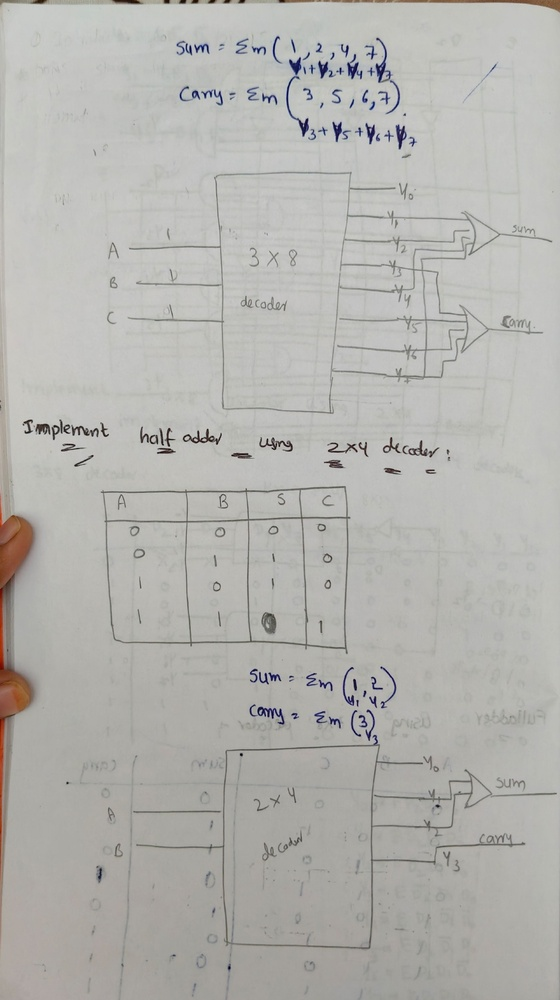
#> input picture datasets/real/3rd unit 2nd half 2-mid  (3)_page-0022.jpg, 560 x 1000 px, shrunk from 924 x 1650 before the run; its folder holds only this picture in this run
$ python -i image_forensics.py   (imports and definitions only)   (older library calls are emulated)
#> lines starting #> are read from the running program, lines starting #| are printed output that depends on the picture; after the words box and inside, x2 and y2 are one past the last pixel; in counts of white or black regions, pixels touching at a corner belong together
### pipeline/stroke_analysis.py
"""
STROKE ANALYSIS - COMPLETELY REWRITTEN
The old version was returning 1.0 for everything
This version uses different approach: texture analysis instead of edge detection
"""

import cv2
import numpy as np
from scipy.stats import entropy
from scipy.ndimage import generic_filter

def extract_ink_regions(gray_img, threshold=127):
    """
    Extract only the ink (dark) regions
    """
    # Invert: ink becomes white, paper becomes black
    inverted = 255 - gray_img

    # Threshold to get binary mask
    _, binary = cv2.threshold(inverted, threshold, 255, cv2.THRESH_BINARY)

    return binary

def analyze_ink_texture(gray_img):
    """
    Analyze texture of ink strokes
    Real ink: grainy, variable intensity
    AI ink: smooth, uniform
    """
    # Get ink regions
    ink_mask = extract_ink_regions(gray_img)

    # Get intensity values in ink regions
    ink_pixels = gray_img[ink_mask > 0]

    if len(ink_pixels) < 100:
        return 0.5  # Not enough ink

    # 1. Intensity variance (real ink varies more)
    intensity_var = np.var(ink_pixels)

    # 2. Local variance (texture roughness)
    def local_variance(values):
        return np.var(values)

    # Calculate local variance in 5x5 windows
    local_var_map = generic_filter(gray_img.astype(float), local_variance, size=5)
    local_var_in_ink = local_var_map[ink_mask > 0]

    if len(local_var_in_ink) > 0:
        texture_roughness = np.mean(local_var_in_ink)
    else:
        texture_roughness = 0.0

    # 3. Edge sharpness (AI edges are too perfect)
    edges = cv2.Canny(gray_img, 100, 200)
    edge_in_ink = edges[ink_mask > 0]
    edge_density = np.sum(edge_in_ink) / (len(ink_pixels) + 1)

    # Real handwriting: intensity_var ~400-800, texture_roughness ~50-150, edge_density ~0.1-0.3
    # AI: intensity_var ~200-400, texture_roughness ~20-50, edge_density ~0.05-0.15

    # Scoring
    if intensity_var > 500:
        var_score = 0.0  # Real
    elif intensity_var < 300:
        var_score = 1.0  # AI
    else:
        var_score = (500 - intensity_var) / 200

    if texture_roughness > 100:
        texture_score = 0.0  # Real
    elif texture_roughness < 40:
        texture_score = 1.0  # AI
    else:
        texture_score = (100 - texture_roughness) / 60

    if edge_density > 0.25:
        edge_score = 0.0  # Real - lots of variation
    elif edge_density < 0.1:
        edge_score = 1.0  # AI - too smooth
    else:
        edge_score = (0.25 - edge_density) / 0.15

    # Combine
    score = 0.4 * var_score + 0.35 * texture_score + 0.25 * edge_score

    return max(0.0, min(1.0, score))

def analyze_stroke_pressure(gray_img):
    """
    Analyze pressure variation (width changes)
    Real: varies with pressure
    AI: constant width
    """
    # Get ink regions
    ink_mask = extract_ink_regions(gray_img)

    # Distance transform shows "thickness" at each point
    dist_transform = cv2.distanceTransform(ink_mask, cv2.DIST_L2, 5)

    # Get thickness values where there's ink
    thickness_values = dist_transform[ink_mask > 0]

    if len(thickness_values) < 50:
        return 0.5

    # Calculate statistics
    thickness_std = np.std(thickness_values)
    thickness_range = np.ptp(thickness_values)  # max - min
    thickness_cv = thickness_std / (np.mean(thickness_values) + 1e-6)

    # Real: std ~2-5, range ~8-20, CV ~0.3-0.7
    # AI: std ~0.5-2, range ~2-8, CV ~0.1-0.3

    if thickness_std > 3:
        std_score = 0.0
    elif thickness_std < 1.5:
        std_score = 1.0
    else:
        std_score = (3 - thickness_std) / 1.5

    if thickness_range > 12:
        range_score = 0.0
    elif thickness_range < 5:
        range_score = 1.0
    else:
        range_score = (12 - thickness_range) / 7

    if thickness_cv > 0.4:
        cv_score = 0.0
    elif thickness_cv < 0.2:
        cv_score = 1.0
    else:
        cv_score = (0.4 - thickness_cv) / 0.2

    score = 0.4 * std_score + 0.3 * range_score + 0.3 * cv_score

    return max(0.0, min(1.0, score))

def analyze_stroke_direction(gray_img):
    """
    Analyze stroke direction changes
    Real: natural curves, direction changes
    AI: too smooth, mechanical
    """
    # Calculate gradients
    sobelx = cv2.Sobel(gray_img, cv2.CV_64F, 1, 0, ksize=3)
    sobely = cv2.Sobel(gray_img, cv2.CV_64F, 0, 1, ksize=3)

    # Get angles
    angles = np.arctan2(sobely, sobelx)

    # Get ink regions
    ink_mask = extract_ink_regions(gray_img)
    angles_in_ink = angles[ink_mask > 0]

    if len(angles_in_ink) < 100:
        return 0.5

    # Calculate directional variance
    # Real handwriting has more angular variation
    angle_std = np.std(angles_in_ink)

    # Histogram of angles
    hist, _ = np.histogram(angles_in_ink, bins=36, range=(-np.pi, np.pi))
    angle_entropy = entropy(hist + 1)

    # Real: angle_std ~0.8-1.5, entropy ~2.5-3.5
    # AI: angle_std ~0.4-0.8, entropy ~1.5-2.5

    if angle_std > 1.0:
        std_score = 0.0
    elif angle_std < 0.6:
        std_score = 1.0
    else:
        std_score = (1.0 - angle_std) / 0.4

    if angle_entropy > 3.0:
        ent_score = 0.0
    elif angle_entropy < 2.0:
        ent_score = 1.0
    else:
        ent_score = (3.0 - angle_entropy) / 1.0

    score = 0.6 * std_score + 0.4 * ent_score

    return max(0.0, min(1.0, score))

def analyze_stroke_naturalness(gray_img):
    """
    MAIN FUNCTION: Combines all stroke analyses
    Returns score [0,1] where higher = more AI-like
    """
    # Run all analyses
    texture_score = analyze_ink_texture(gray_img)
    pressure_score = analyze_stroke_pressure(gray_img)
    direction_score = analyze_stroke_direction(gray_img)

    # Weighted combination
    final_score = (
        0.40 * texture_score +
        0.35 * pressure_score +
        0.25 * direction_score
    )

    return max(0.0, min(1.0, final_score))

### pipeline/image_forensics.py
"""
Image Forensics Module
Pixel-level forensic analysis: noise, strokes, paper texture.

This module operates on the whole image and returns aggregate scores.
For per-region analysis, use the patch pipeline (anomaly_detector.py).
"""

import cv2
import numpy as np
from scipy.stats import entropy

from pipeline.stroke_analysis import analyze_stroke_naturalness


# ==================== NOISE ANALYSIS ====================

def extract_noise_residual(gray_img):
    """Extract noise by subtracting smoothed version."""
    blurred = cv2.GaussianBlur(gray_img, (5, 5), 0)
    noise = gray_img.astype(np.float32) - blurred.astype(np.float32)
    return noise


def noise_variance_map(noise, block_size=32):
    """Measure noise variance across spatial blocks."""
    h, w = noise.shape
    variances = []

    for y in range(0, h - block_size, block_size):
        for x in range(0, w - block_size, block_size):
            block = noise[y:y + block_size, x:x + block_size]
            variances.append(np.var(block))

    return np.array(variances)


def fft_energy_ratio(noise):
    """Analyze frequency spectrum of noise."""
    fft = np.fft.fft2(noise)
    fft_shift = np.fft.fftshift(fft)
    magnitude = np.abs(fft_shift)

    h, w = magnitude.shape
    center = magnitude[h // 4:3 * h // 4, w // 4:3 * w // 4]
    high_freq = magnitude.sum() - center.sum()
    low_freq = center.sum()

    return high_freq / (low_freq + 1e-6)


def noise_authenticity_score(gray_img):
    """
    Whole-image noise analysis.
    Returns [0,1] where higher = more synthetic-like.
    """
    noise = extract_noise_residual(gray_img)
    variances = noise_variance_map(noise)

    if len(variances) == 0:
        return 0.5

    variance_std = np.std(variances)
    variance_mean = np.mean(variances)
    freq_ratio = fft_energy_ratio(noise)
    variance_cv = variance_std / (variance_mean + 1e-6)

    # Variance scoring
    if variance_std > 25:
        var_score = 0.0
    elif variance_std < 8:
        var_score = 1.0
    else:
        var_score = (25 - variance_std) / 17.0

    # Frequency scoring
    if freq_ratio > 1.2:
        freq_score = 0.0
    elif freq_ratio < 0.6:
        freq_score = 1.0
    else:
        freq_score = (1.2 - freq_ratio) / 0.6

    # CV scoring
    if variance_cv > 0.8:
        cv_score = 0.0
    elif variance_cv < 0.3:
        cv_score = 1.0
    else:
        cv_score = (0.8 - variance_cv) / 0.5

    return float(np.clip(0.45 * var_score + 0.35 * freq_score + 0.20 * cv_score, 0.0, 1.0))


# ==================== PAPER TEXTURE ====================

def extract_background_regions(gray_img, threshold=180):
    """Sample ink-free (paper background) regions."""
    background_mask = gray_img > threshold
    return gray_img[background_mask]


def texture_entropy(pixels):
    """Measure randomness in paper texture."""
    if len(pixels) < 100:
        return 0.0
    hist, _ = np.histogram(pixels, bins=30, density=True)
    return entropy(hist + 1e-6)


def analyze_paper_grain(gray_img):
    """
    Analyze paper grain patterns.
    Real paper: visible fiber structure.
    AI paper: too clean or artificial.
    Returns [0,1] where higher = more synthetic.
    """
    bg_pixels = extract_background_regions(gray_img, threshold=180)

    if len(bg_pixels) < 500:
        return 0.5

    tex_entropy = texture_entropy(bg_pixels)
    tex_variance = np.var(bg_pixels)

    if len(bg_pixels) > 1000:
        sample = bg_pixels[:1000]
        local_vars = [np.var(sample[i:i + 10]) for i in range(0, len(sample) - 10, 10)]
        texture_roughness = np.std(local_vars)
    else:
        texture_roughness = 0.0

    median_val = np.median(bg_pixels)
    uniformity_ratio = np.sum(np.abs(bg_pixels - median_val) < 5) / len(bg_pixels)

    # Entropy scoring
    if 2.0 < tex_entropy < 3.5:
        entropy_score = 0.0
    else:
        entropy_score = min(1.0, abs(tex_entropy - 2.75) / 1.5)

    # Variance scoring
    if 60 < tex_variance < 180:
        var_score = 0.0
    elif tex_variance < 30:
        var_score = 1.0
    elif tex_variance > 250:
        var_score = 0.8
    else:
        var_score = 0.4

    # Roughness scoring
    if texture_roughness > 12:
        rough_score = 0.0
    elif texture_roughness < 5:
        rough_score = 1.0
    else:
        rough_score = (12 - texture_roughness) / 7.0

    # Uniformity scoring
    if 0.25 < uniformity_ratio < 0.45:
        uniform_score = 0.0
    elif uniformity_ratio < 0.15 or uniformity_ratio > 0.6:
        uniform_score = 1.0
    else:
        uniform_score = 0.5

    score = 0.35 * entropy_score + 0.30 * var_score + 0.20 * rough_score + 0.15 * uniform_score
    return float(np.clip(score, 0.0, 1.0))


# ==================== FUSION ====================

def analyze_image_forensics(gray_img):
    """
    Run all image forensics modules on the full image.
    Returns dict of scores — used as global context.
    For region-specific detection, use the patch pipeline.
    """
    noise_score  = noise_authenticity_score(gray_img)
    stroke_score = analyze_stroke_naturalness(gray_img)
    paper_score  = analyze_paper_grain(gray_img)

    # Paper is the most reliable signal, stroke second
    image_forensics_score = (
        0.20 * noise_score +
        0.35 * stroke_score +
        0.45 * paper_score
    )

    return {
        'noise': noise_score,
        'stroke': stroke_score,
        'paper': paper_score,
        'image_forensics': float(np.clip(image_forensics_score, 0.0, 1.0))
    }

>>> import cv2
>>> picture = cv2.imread('../datasets/real/3rd unit 2nd half 2-mid  (3)_page-0022.jpg', cv2.IMREAD_GRAYSCALE)
#> picture: shape (1000, 560); min 1, max 217, mean 179
>>> result = analyze_image_forensics(picture)
#> after the loop in noise_variance_map, `for y in range(0, h - block_size, block_size):`:
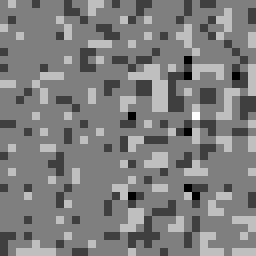
#> block: shape (32, 32) float32 (shown 8 times larger); min -2, max 2, mean -0.0137; drawn with min black and max white
#> after the loop in noise_variance_map, `for y in range(0, h - block_size, block_size):`: variances = 527 values, max 642.6 at index 385, min 0.165 at index 443, mean 51.56
#> in noise_authenticity_score, `variance_std = np.std(variances)`: variance_std = 91.2
#> in noise_authenticity_score, `variance_mean = np.mean(variances)`: variance_mean = 51.56
#> in fft_energy_ratio, `center = magnitude[h // 4:3 * h // 4, w // 4:3 * w // 4]`:
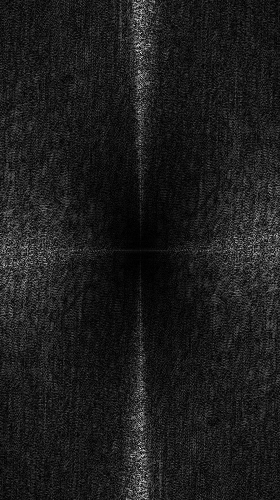
#> center: shape (500, 280) float64; min 14.67, max 49809, mean 5670.2; drawn with min black and max white
#> in fft_energy_ratio, `high_freq = magnitude.sum() - center.sum()`: high_freq = 1.36e+09
#> in fft_energy_ratio, `low_freq = center.sum()`: low_freq = 793832522.2
#> in noise_authenticity_score, `freq_ratio = fft_energy_ratio(noise)`: freq_ratio = 1.71
#> in noise_authenticity_score, `variance_cv = variance_std / (variance_mean + 1e-6)`: variance_cv = 1.77
#> in analyze_image_forensics, `noise_score  = noise_authenticity_score(gray_img)`: noise_score = 0
#> in extract_ink_regions, `inverted = 255 - gray_img`:
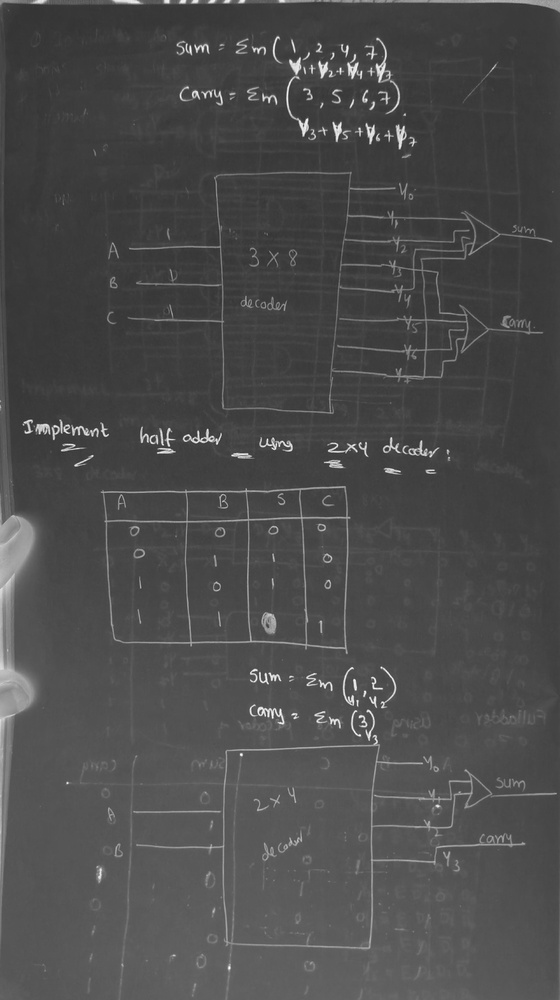
#> inverted: shape (1000, 560); min 38, max 254, mean 76
#> in extract_ink_regions, `_, binary = cv2.threshold(inverted, threshold, 255, cv2.THRESH_BINARY)`:
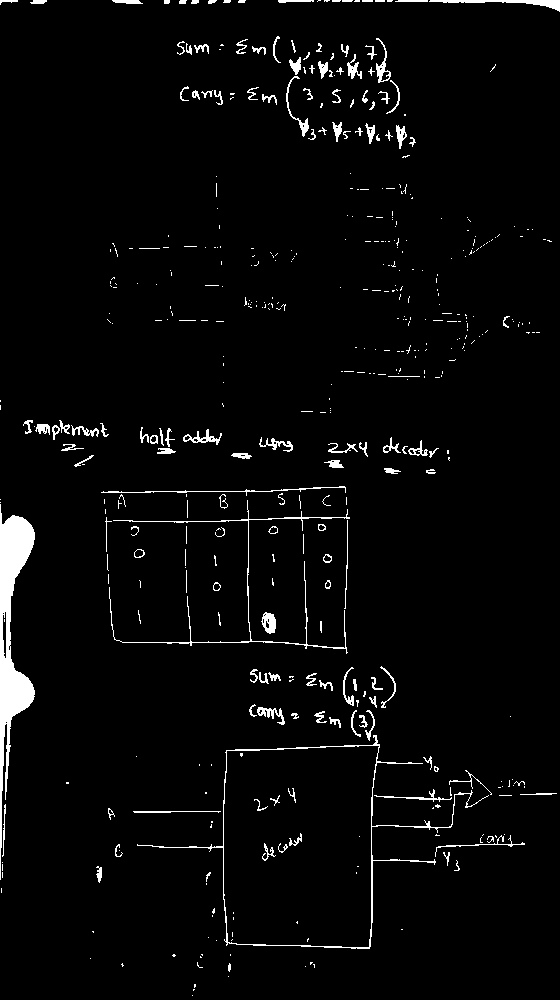
#> binary: shape (1000, 560); 3.2% white; 480 white regions (340 under 20 px), largest, box (x1, y1, x2, y2) and area: (0, 504, 35, 880) 4729, (137, 735, 489, 949) 1521, (109, 500, 350, 654) 1063
#> in analyze_ink_texture, `ink_pixels = gray_img[ink_mask > 0]`: ink_pixels = 17654 values, max 127 at index 58, min 1 at index 11370, mean 92.59
#> in analyze_ink_texture, `intensity_var = np.var(ink_pixels)`: intensity_var = 803.5
#> in analyze_ink_texture, `local_var_in_ink = local_var_map[ink_mask > 0]`: local_var_in_ink = 17654 values, max 5694.5 at index 3406, min 0.186 at index 13040, mean 1347.7
#> in analyze_ink_texture, `texture_roughness = np.mean(local_var_in_ink)`: texture_roughness = 1347.7
#> in analyze_ink_texture, `edges = cv2.Canny(gray_img, 100, 200)`:
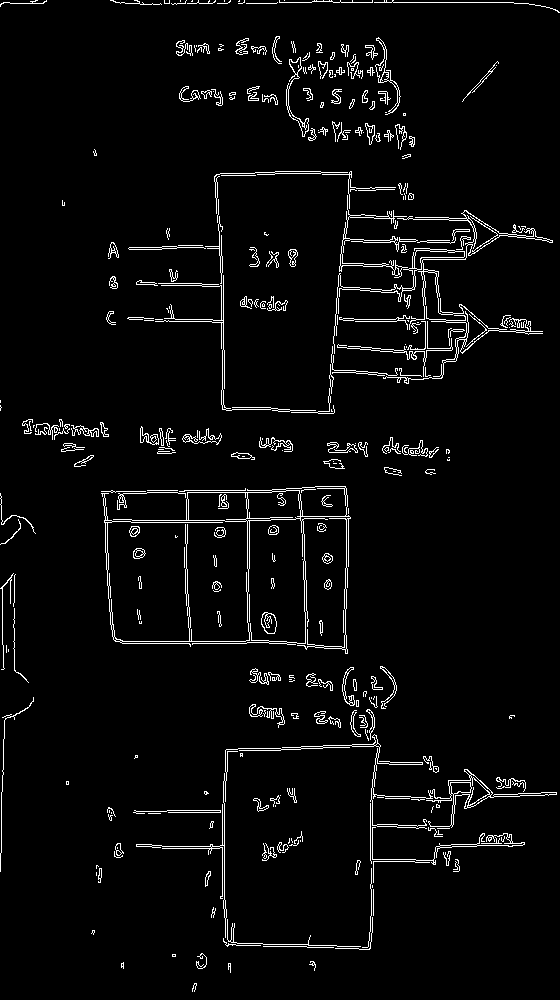
#> edges: shape (1000, 560); 3.8% white in thin lines or dots
#> in analyze_ink_texture, `edge_in_ink = edges[ink_mask > 0]`: edge_in_ink = 17654 values, max 255 at index 20, min 0 at index 0, mean 59.01
#> in analyze_ink_texture, `edge_density = np.sum(edge_in_ink) / (len(ink_pixels) + 1)`: edge_density = 59
#> in analyze_stroke_naturalness, `texture_score = analyze_ink_texture(gray_img)`: texture_score = 0
#> in analyze_stroke_pressure, `thickness_values = dist_transform[ink_mask > 0]`: thickness_values = 17654 values, max 27.39 at index 8480, min 1 at index 17, mean 3
#> in analyze_stroke_pressure, `thickness_std = np.std(thickness_values)`: thickness_std = 4.53
#> in analyze_stroke_pressure, `thickness_range = np.ptp(thickness_values)`: thickness_range = 26.39
#> in analyze_stroke_pressure, `thickness_cv = thickness_std / (np.mean(thickness_values) + 1e-6)`: thickness_cv = 1.51
#> in analyze_stroke_naturalness, `pressure_score = analyze_stroke_pressure(gray_img)`: pressure_score = 0
#> in analyze_stroke_direction, `angles = np.arctan2(sobely, sobelx)`:
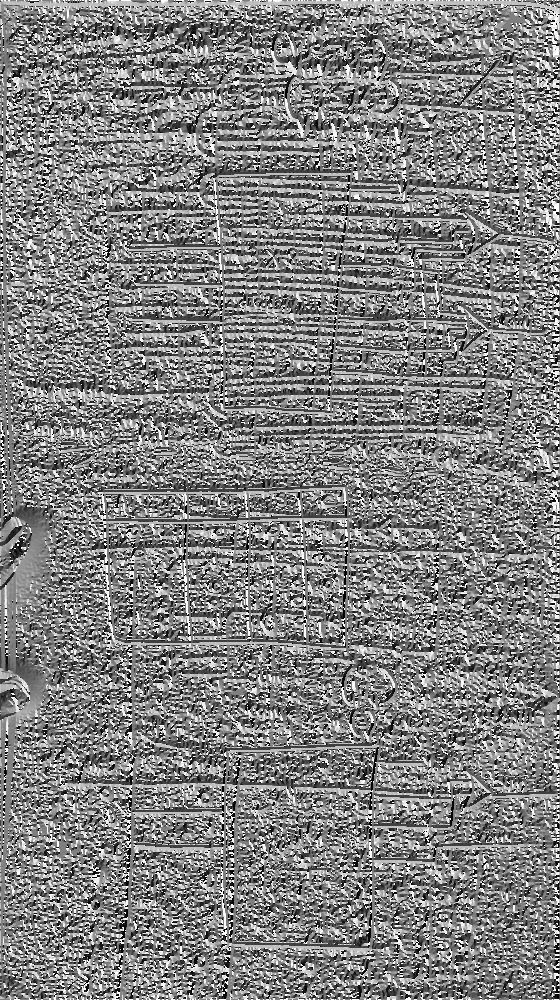
#> angles: shape (1000, 560) float64; min -3.14, max 3.14, mean 0.0527; drawn with min black and max white
#> in analyze_stroke_direction, `angles_in_ink = angles[ink_mask > 0]`: angles_in_ink = 17654 values, max 3.14 at index 1, min -3.14 at index 13606, mean 0.0924
#> in analyze_stroke_direction, `angle_std = np.std(angles_in_ink)`: angle_std = 1.75
#> in analyze_stroke_direction, `hist, _ = np.histogram(angles_in_ink, bins=36, range=(-np.pi, np.pi))`: hist = 36 values, max 1389 at index 18, min 206 at index 30, mean 490.4
#> in analyze_stroke_direction, `angle_entropy = entropy(hist + 1)`: angle_entropy = 3.44
#> in analyze_stroke_naturalness, `direction_score = analyze_stroke_direction(gray_img)`: direction_score = 0
#> in extract_background_regions, `background_mask = gray_img > threshold`:
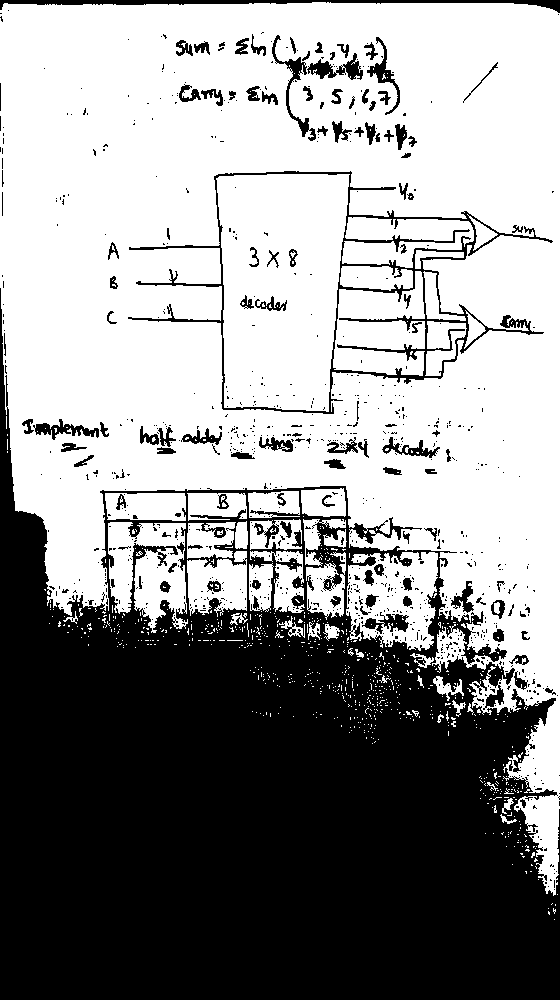
#> background_mask: shape (1000, 560) bool; 57.8% white; 890 black regions (776 under 20 px), largest, box (x1, y1, x2, y2) and area: (0, 288, 560, 1000) 213423, (128, 171, 553, 414) 6535, (0, 0, 560, 13) 2177
#> in texture_entropy, `hist, _ = np.histogram(pixels, bins=30, density=True)`: hist = 30 values, max 0.131 at index 10, min 0 at index 26, mean 0.0278
#> in analyze_paper_grain, `tex_entropy = texture_entropy(bg_pixels)`: tex_entropy = 2.7
#> in analyze_paper_grain, `tex_variance = np.var(bg_pixels)`: tex_variance = 25.45
#> in analyze_paper_grain, `sample = bg_pixels[:1000]`: sample = 1000 values, max 207 at index 752, min 181 at index 20, mean 192.4
#> in analyze_paper_grain, `local_vars = [np.var(sample[i:i + 10]) for i in range(0, len(sample) -..`: local_vars = 99 values, max 57.81 at index 71, min 0.21 at index 44, mean 4.36
#> in analyze_paper_grain, `texture_roughness = np.std(local_vars)`: texture_roughness = 6.31
#> in analyze_paper_grain, `median_val = np.median(bg_pixels)`: median_val = 192
#> in analyze_paper_grain, `uniformity_ratio = np.sum(np.abs(bg_pixels - median_val) < 5) / len(bg..`: uniformity_ratio = 0.612
#> in analyze_paper_grain, `rough_score = (12 - texture_roughness) / 7.0`: rough_score = 0.814
#> in analyze_paper_grain, `score = 0.35 * entropy_score + 0.30 * var_score + 0.20 * rough_score +..`: score = 0.613
#> in analyze_image_forensics, `image_forensics_score = ( 0.20 * noise_score + 0.35 * stroke_score + 0..`: image_forensics_score = 0.276
#> result = {'noise': 0, 'stroke': 0, 'paper': 0.613, 'image_forensics': 0.276}
